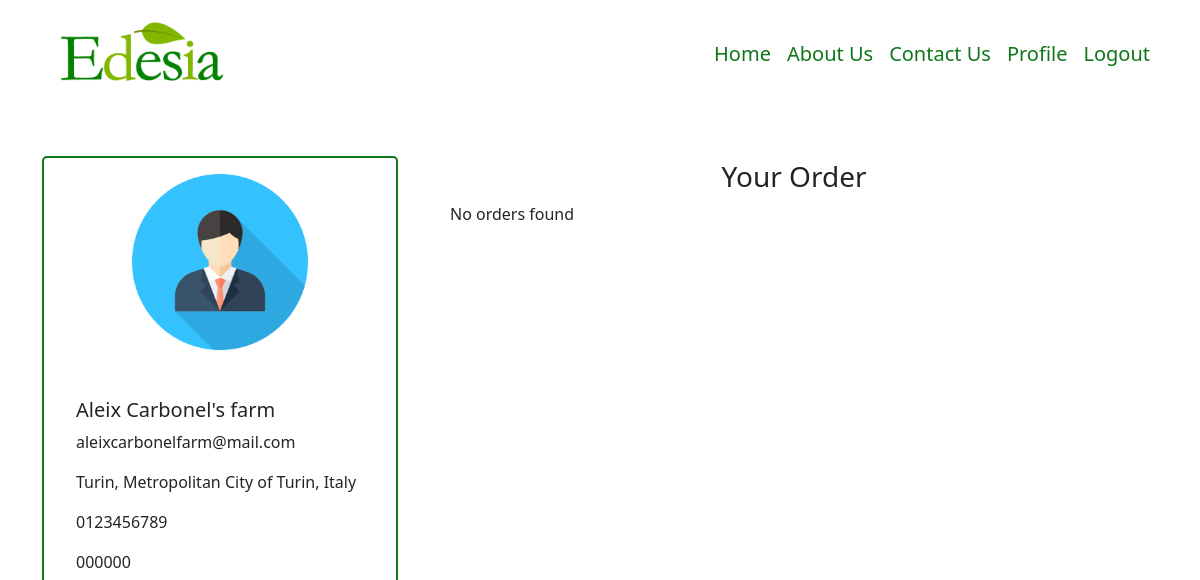
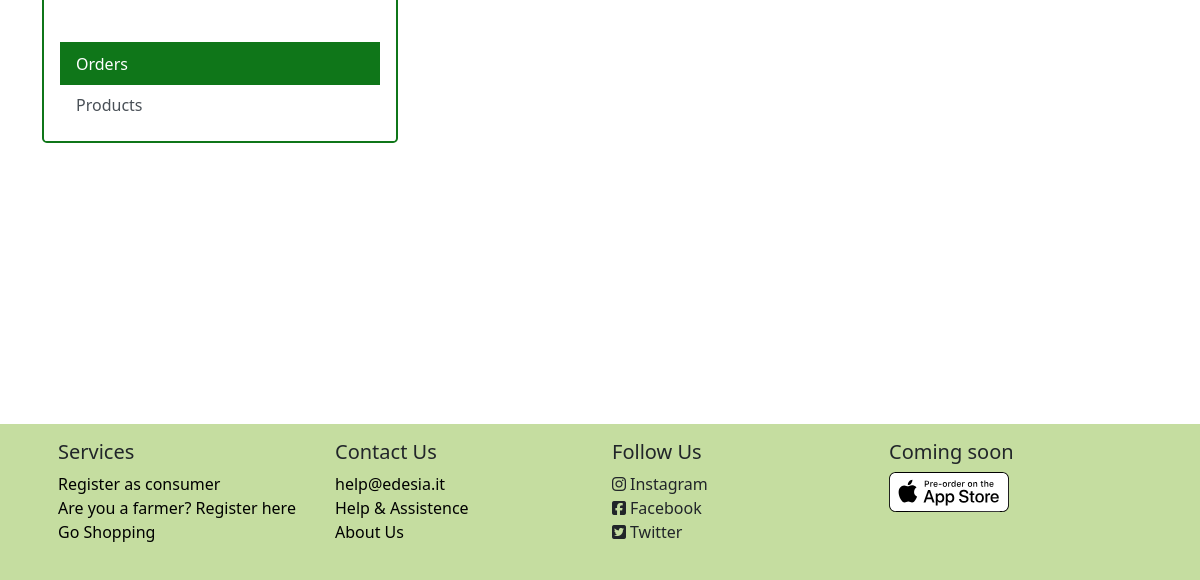
The page /supplier/8/orders (signed in) on the database as committed earlier (2 pictures, top to bottom).
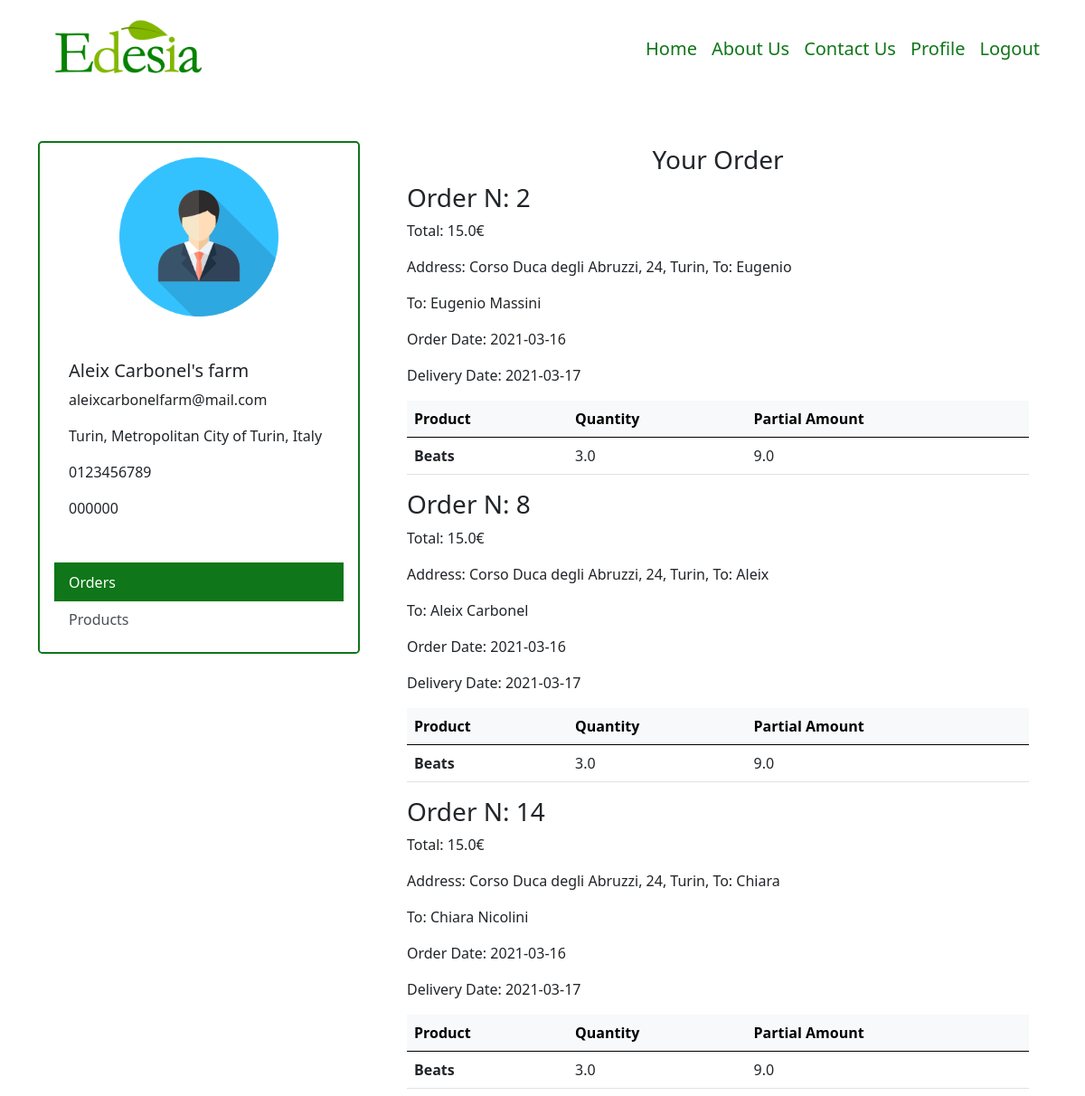
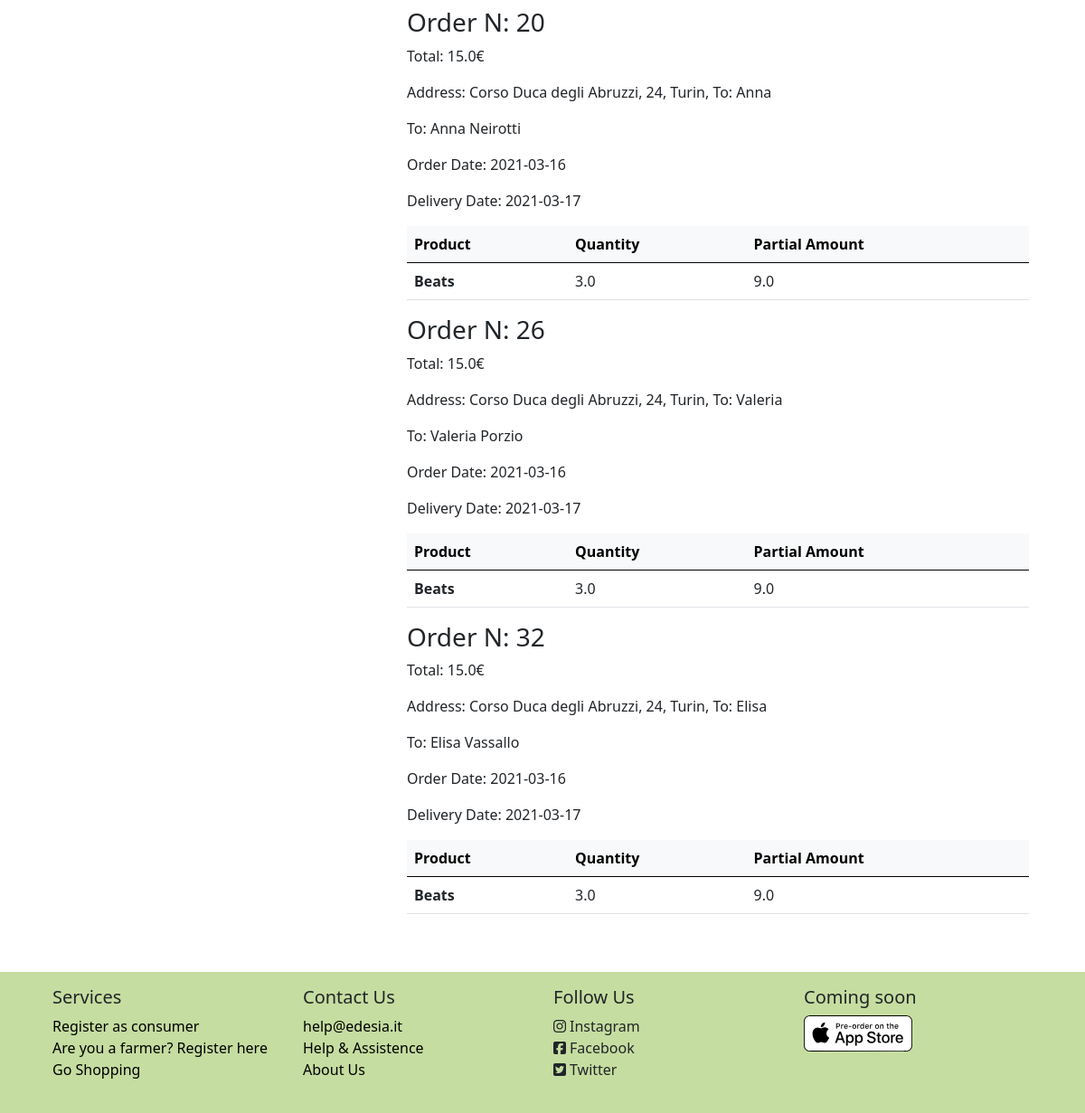
The same page on the database as committed later (2 pictures, top to bottom).
### model.py (models this page shows)
class Order (db.Model):
    id = db.Column(db.Integer, primary_key=True)
    consumer_id = db.Column(db.Integer, db.ForeignKey('consumer.id'))
    supplier_id = db.Column(db.Integer, db.ForeignKey('supplier.id'))
    date = db.Column(db.Date)
    delivery_date = db.Column(db.Date)
    amount = db.Column(db.Float)
    review = db.Column(db.Boolean, default=False)

class Consumer(db.Model):
    id = db.Column(db.Integer, db.ForeignKey('user.id'), primary_key=True)
    consumer_name = db.Column(db.String(50), nullable=False)
    consumer_surname = db.Column(db.String(50), nullable=False)
    consumer_address = db.Column(db.String(50), nullable=False)
    consumer_phone = db.Column(db.String(12), nullable=False)
    __mapper_args__ = {
        'polymorphic_identity': 'consumer',
    }

class OrderLine(db.Model):
    id = db.Column(db.Integer, primary_key=True)
    order_id = db.Column(db.Integer, db.ForeignKey('order.id'))
    supplier_id = db.Column(db.Integer, db.ForeignKey('supplier.id'))
    product_id = db.Column(db.Integer, db.ForeignKey('product.id'))
    product_name = db.Column(db.String)
    quantity = db.Column(db.Float)
    partial_amount = db.Column(db.Float)

### app.py (the view, shortened to what this page needs)
@app.route('/supplier/<int:id>/<page>', methods=['GET', 'POST'])
@login_required
def supplier(id, page):
    supplier = Supplier.query.filter_by(id=id).first()
    user = User.query.filter_by(id=id).first()
    if page == "orders":
        orders = Order.query.filter_by(supplier_id=id).all()
        l_order_cons = []
        class OrderCons():
            def __init__(self, order, content, consumer):
                self.order = order
                self.content = content
                self.consumer = consumer
        for o in orders:
            products = []
            lines = OrderLine.query.filter_by(order_id=o.id).all()
            consumer = Consumer.query.filter_by(id=o.consumer_id).first()
            for l in lines:
                products.append(l)
            l_order_cons.append(OrderCons(o, products, consumer))
        return render_template('Pages/profile/profile_supplier-orders.html', supplier=supplier, user=user, orders=l_order_cons)
    elif page == "products":
        products = Product.query.filter_by(supplier_id=id).all()
        return render_template('Pages/profile/profile_supplier-products.html', supplier=supplier, user=user, products=products)

### model.py (called while the page is built)
@login_manager.user_loader
def load_user(user_id):
    return User.query.get(int(user_id))

### templates/Pages/profile/profile_supplier-orders.html
{% extends 'Pages/profile/profile-supplier.html' %}
{% block specific %}
                    <div class="row text-center">
                        <h3>Your Order</h3>
                    </div>
                    {% if orders %}
                    {% for order in orders %}
                        <h3>Order N: {{ order.order.id }}</h3>
                        <p>Total: {{ order.order.amount }}€</p>
                        <p>Address: {{ order.consumer.consumer_address}}, To: {{ order.consumer.consumer_name }} {{ order.consumer.consumer_surnname }}</p>
                        <p>To: {{ order.consumer.consumer_name }} {{ order.consumer.consumer_surname }}</p>
                        <p>Order Date: {{ order.order.date }}</p>
                        <p>Delivery Date: {{ order.order.delivery_date }}</p>
                    <div class="table-responsive-lg">
                        <table class="table table-hover">
                            <thead class="table-light">
                                <tr>
                                    <th scope="col">Product</th>
                                    <th scope="col">Quantity</th>
                                    <th scope="col">Partial Amount</th>
                                </tr>
                            </thead>
                            <tbody>
                            {% for line in order.content %}
                                <tr>
                                    <th scope="row">{{ line.product_name }}</th>
                                    <td>{{line.quantity}}</td>
                                    <td>{{ line.partial_amount}}</td>
                                </tr>
                            {% endfor %}
                            </tbody>
                        </table>
                    </div>
                {% endfor %}
                {% else %}
                    <p>No orders found</p>
                {% endif %}
{% endblock %}

Rows that differ between the two databases and show on the page:
added Order: order.id "2", order.amount "15.0", order "2021-03-16", order.delivery_date "2021-03-17"
now on this page (row unchanged): Consumer: consumer.consumer_address "Corso Duca degli Abruzzi, 24, Turin", consumer.consumer_name "Eugenio", consumer.consumer_name "Eugenio", consumer.consumer_surname "Massini"
added OrderLine: product_name "Beats", quantity "3.0", partial_amount "9.0", shown under "2"
added Order: order.id "8", order.amount "15.0", order "2021-03-16", order.delivery_date "2021-03-17"
now on this page (row unchanged): Consumer: consumer.consumer_address "Corso Duca degli Abruzzi, 24, Turin", consumer.consumer_name "Aleix", consumer.consumer_name "Aleix", consumer.consumer_surname "Carbonel"
added OrderLine: product_name "Beats", quantity "3.0", partial_amount "9.0", shown under "8"
added Order: order.id "14", order.amount "15.0", order "2021-03-16", order.delivery_date "2021-03-17"
now on this page (row unchanged): Consumer: consumer.consumer_address "Corso Duca degli Abruzzi, 24, Turin", consumer.consumer_name "Chiara", consumer.consumer_name "Chiara", consumer.consumer_surname "Nicolini"
added OrderLine: product_name "Beats", quantity "3.0", partial_amount "9.0", shown under "14"
added Order: order.id "20", order.amount "15.0", order "2021-03-16", order.delivery_date "2021-03-17"
now on this page (row unchanged): Consumer: consumer.consumer_address "Corso Duca degli Abruzzi, 24, Turin", consumer.consumer_name "Anna", consumer.consumer_name "Anna", consumer.consumer_surname "Neirotti"
added OrderLine: product_name "Beats", quantity "3.0", partial_amount "9.0", shown under "20"
added Order: order.id "26", order.amount "15.0", order "2021-03-16", order.delivery_date "2021-03-17"
now on this page (row unchanged): Consumer: consumer.consumer_address "Corso Duca degli Abruzzi, 24, Turin", consumer.consumer_name "Valeria", consumer.consumer_name "Valeria", consumer.consumer_surname "Porzio"
added OrderLine: product_name "Beats", quantity "3.0", partial_amount "9.0", shown under "26"
added Order: order.id "32", order.amount "15.0", order "2021-03-16", order.delivery_date "2021-03-17"
now on this page (row unchanged): Consumer: consumer.consumer_address "Corso Duca degli Abruzzi, 24, Turin", consumer.consumer_name "Elisa", consumer.consumer_name "Elisa", consumer.consumer_surname "Vassallo"
added OrderLine: product_name "Beats", quantity "3.0", partial_amount "9.0", shown under "32"
Other text that changed with them:
new list line: "Order N: Total: € Address: , To: To: Order Date: Delivery Date: Product Quantity Partial Amount"
text no longer shown: "No orders found"
